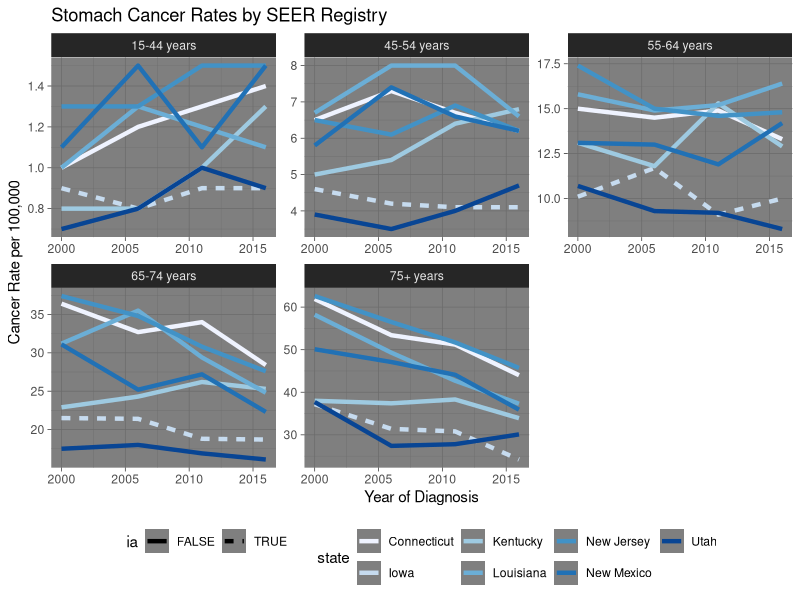
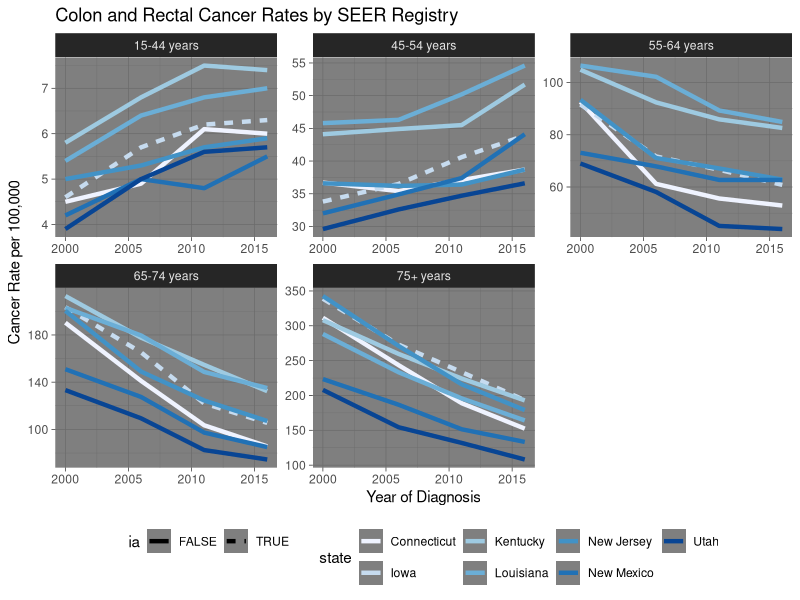

Write R code to recreate these figures, in order.
### Examining colon and rectal and stomach cancer rates by SEER registry
## in answer to questions about nitrates in water supplies

library(tidyverse)
library(readxl)

# Load the data
ca <- read_csv("stomachColonIncidence.csv")

names(ca) <- c("ageGroup", "yrDx", "state", "type", "rate", "count", "pop")

ca <- ca %>% 
     filter(state != "Remaining values",
            type != "Remaining values") %>% 
     mutate(yrNum = as.numeric(substr(yrDx, 1, 4)),
            rate = as.numeric(rate),
            count = as.numeric(count),
            ia = state == "Iowa")

## Create a line plot for rates over time, with facets for each age group
## colored by state

ca %>% 
  filter(type == "Stomach") %>%
  ggplot(aes(x = yrNum, y = rate, color = state, group = state)) +
  geom_line(lwd = 1.5, aes(lty = ia)) +
     scale_color_brewer(palette = "Blues") +
  facet_wrap(~ ageGroup, scales = "free") +
  labs(title = "Stomach Cancer Rates by SEER Registry",
       x = "Year of Diagnosis",
       y = "Cancer Rate per 100,000") +
  theme_dark() +
  theme(legend.position = "bottom")

ca %>% 
  filter(type == "Colorectal") %>%
  ggplot(aes(x = yrNum, y = rate, color = state, group = state)) +
  geom_line(lwd = 1.5, aes(lty = ia)) +
     scale_color_brewer(palette = "Blues") +
  facet_wrap(~ ageGroup, scales = "free") +
  labs(title = "Colon and Rectal Cancer Rates by SEER Registry",
       x = "Year of Diagnosis",
       y = "Cancer Rate per 100,000") +
  theme_dark() +
  theme(legend.position = "bottom")
